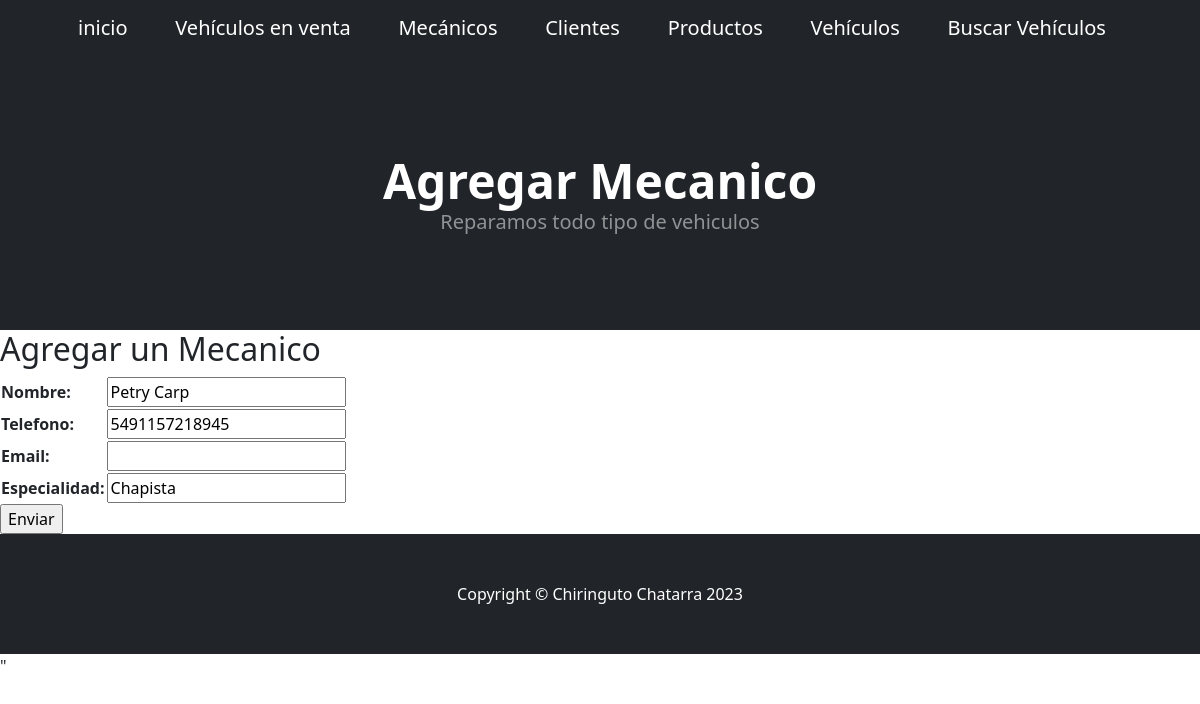
The page /modifMecanico/2/ on the database its author committed.
### aplicacion/models.py (models this page shows, shortened)
class Mecanico(models.Model):
    nombre = models.CharField(max_length=50)
    telefono = models.IntegerField()
    mail = models.EmailField()
    especialidad = models.CharField(max_length=50)

### aplicacion/views.py (the view)
# urls.py: path('modifMecanico/<id_mecanico>/', modifMecanico, name="modifMecanico"),
def modifMecanico(request, id_mecanico):
    mecanico = Mecanico.objects.get(id=id_mecanico)
    if request.method == "POST":
        miForm = MecanicoForm(request.POST)
        if miForm.is_valid():
            mecanico.nombre = miForm.cleaned_data.get('nombre')
            mecanico.telefono = miForm.cleaned_data.get('telefono')
            mecanico.mail = miForm.cleaned_data.get('mail')
            mecanico.especialidad = miForm.cleaned_data.get('especialidad')
            mecanico.save()
            return redirect(reverse_lazy('mecanicos'))
    else:
        miForm = MecanicoForm(initial={
            'nombre': mecanico.nombre,
            'telefono': mecanico.telefono,
            'email': mecanico.mail,
            'especialidad': mecanico.especialidad,
        })
    return render(request, "aplicacion/mecanicoForm3.html", {"form":miForm})

### aplicacion/forms.py
class MecanicoForm(forms.Form):
    nombre = forms.CharField(label="Nombre", max_length=50, required=True)
    telefono = forms.IntegerField(label="Telefono", required=True)
    mail = forms.EmailField(label="Email", required=True)
    especialidad = forms.CharField(label="Especialidad", max_length=50, required=True)

### aplicacion/templates/aplicacion/mecanicoForm3.html (shortened to what this page needs)
{% extends 'aplicacion/base.html' %}
{% load static %}
{% block titulo %}
    Agregar Mecanico
{% endblock titulo %}
{% block contenido %}
    <h2>Agregar un Mecanico</h2>
    <form action="" method="post">
        <table>
            {{ form.as_table }}
        </table>
        <input type="submit" value="Enviar">
    </form>
{% endblock contenido %}

### rows shown on the page
Mecanico: nombre "Petry Carp", telefono "5491157218945", especialidad "Chapista"
